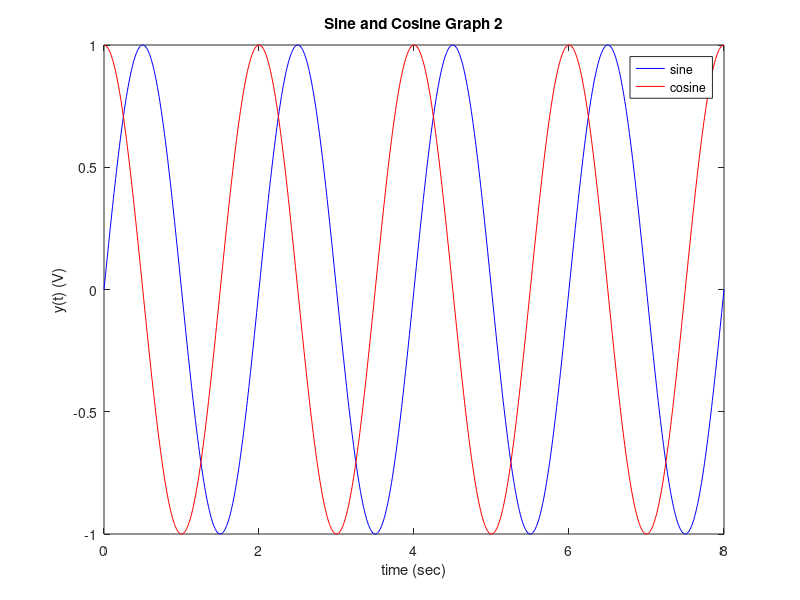

The MATLAB source for this figure: (Note: this script raises an error after producing the figure.)
%%Lab 4 - MATLAB Functions
%Pierce Alvir

%Examples of Computing Functions
x=-5:0.01:5;
% creates a vector of x values spaced every 0.01 starting at -5 and ending at 5
y=x.^2 + 3*x +2;
% computes the quadratic s values at each value in vector of x and places them in the vector y
t=0:0.01:5; % create a vector of time points from 0 seconds to 5 seconds
y=t./(2+sin(5*pi*t)); % note the “dot divide”!!!

%Plotting Mathematical Functions
t=0:0.01:8; % creates a vector of times spaced every 1/100th of a second
fo=1/2; % defines a frequency corresponding to the 2 sec period
s=sin(2*pi*fo*t); % computes the value of the sinewave at all the times in t
plot(t,s) % plots the sinewave vs. t; this should open a window for the figure
title('Single Sine Graph 1')
xlabel('time (sec)') %Adds a label to the horizontal axis
ylabel('y(t) (V)') %Here we are assuming that our function has units of volts
%used help plot to figure out how to plot red dashed lines
plot(t,s,'r--') %same plot as before but with a red dashed line
title('Single Sine Graph 2')

t=0:0.01:8; % creates a vector of times spaced every 1/100th of a second
fo=1/2; % defines a frequency corresponding to the 2 sec period
s=sin(2*pi*fo*t); % computes the value of the sinewave at all the times in t
plot(t,s) % plots the sinewave vs. t; this should open a window for the figure
hold on % Turns on hold
c=cos(2*pi*fo*t); % computes the value of the sinewave at all the times in t
plot(t,c,'r')
title('Sine and Cosine Graph 1')
xlabel('time (sec)') %Adds a label to the horizontal axis
ylabel('y(t) (V)') %Here we are assuming that our function has units of volts
hold off %Turns off hold
legend('sine','cosine')

%same plot as above making multiple curves at once
t=0:0.01:8; % creates a vector of times spaced every 1/100th of a second
fo=1/2; % defines a frequency corresponding to the 2 sec period
s=sin(2*pi*fo*t); % computes the value of the sinewave at all the times in t
c=cos(2*pi*fo*t); % computes the value of the sinewave at all the times in t
plot(t,s,'b',t,c,'r')
title('Sine and Cosine Graph 2')
xlabel('time (sec)') %Adds a label to the horizontal axis
ylabel('y(t) (V)') %Here we are assuming that our function has units of volts
legend('sine','cosine')

%Using Poly Equi Function
[y_0,x_0] = poly_equi(0,3,-5.1,5.0,0.2);
[y_1,x_1] = poly_equi(1,[3 2],-5.1,5.0,0.2);
[y_2,x_2] = poly_equi(2,[3 2 2],-5.1,5.0,0.2);
%three calculations done using the function
subplot(3,1,1) %allows for multiple graphs to be in one figure
plot(x_0,y_0) %plots each graph from the function calculations
title('Poly Graph 1')
xlabel('x values')
ylabel('y values')
subplot(3,1,2)
plot(x_1,y_1)
title('Poly Graph 2')
xlabel('x values')
ylabel('y values')
subplot(3,1,3)
plot(x_2,y_2)
title('Poly Graph 3')
xlabel('x values')
ylabel('y values')

%Quadratic Function
a_in = input('Enter a: '); %gets user input for the function
b_in = input('Enter b: ');
c_in = input('Enter c: ');
step = input('Enter step for x: ');
% i input a=7, b=3, c=4, and step=10
[x_minmax, y_minmax] = quad(a_in,b_in,c_in,step);
%function has plotting inside it and returns the min/max values for x and y

